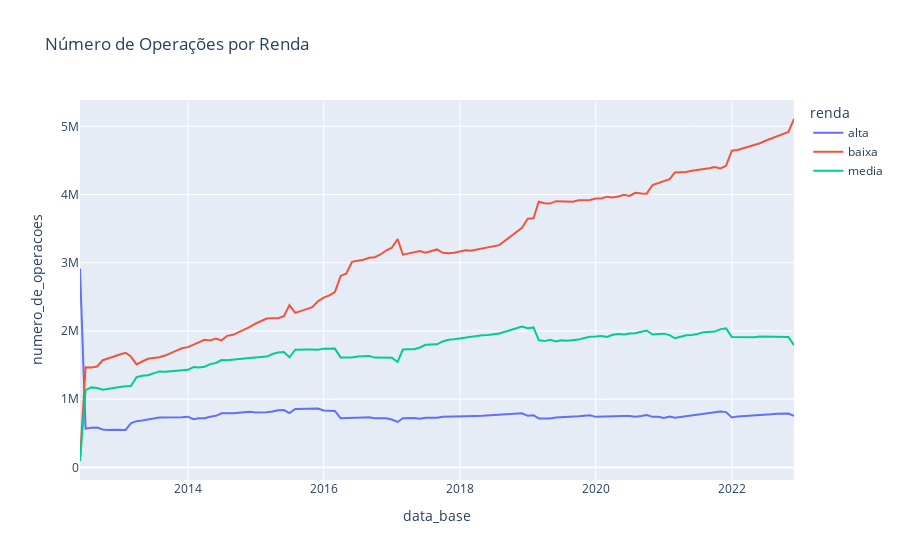

The notebook cell saved with this chart:
### Code cell
fig = px.line(df_renda, x="data_base", y="numero_de_operacoes", color='renda', title="Número de Operações por Renda")
fig.show()
